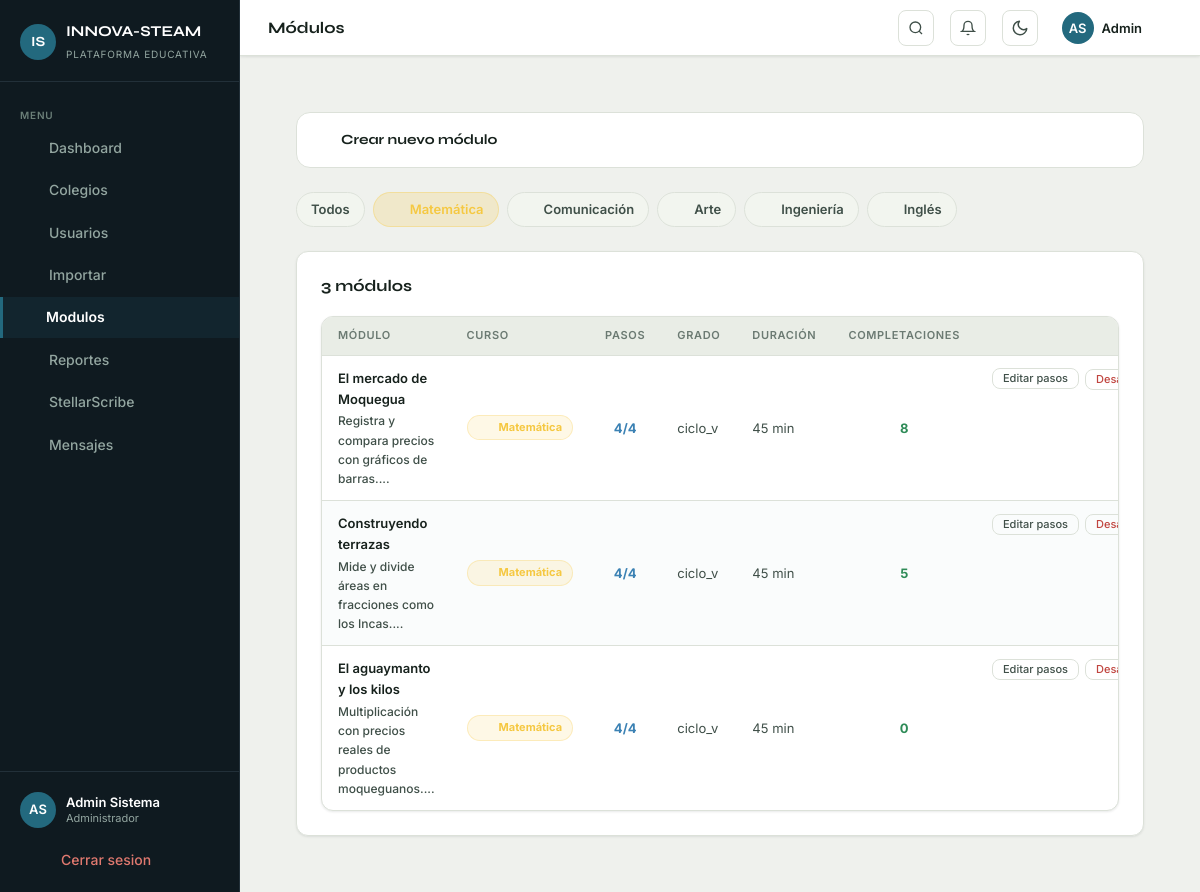
The page /admin/modulos.php?curso=1 (signed in) on the database as committed earlier.
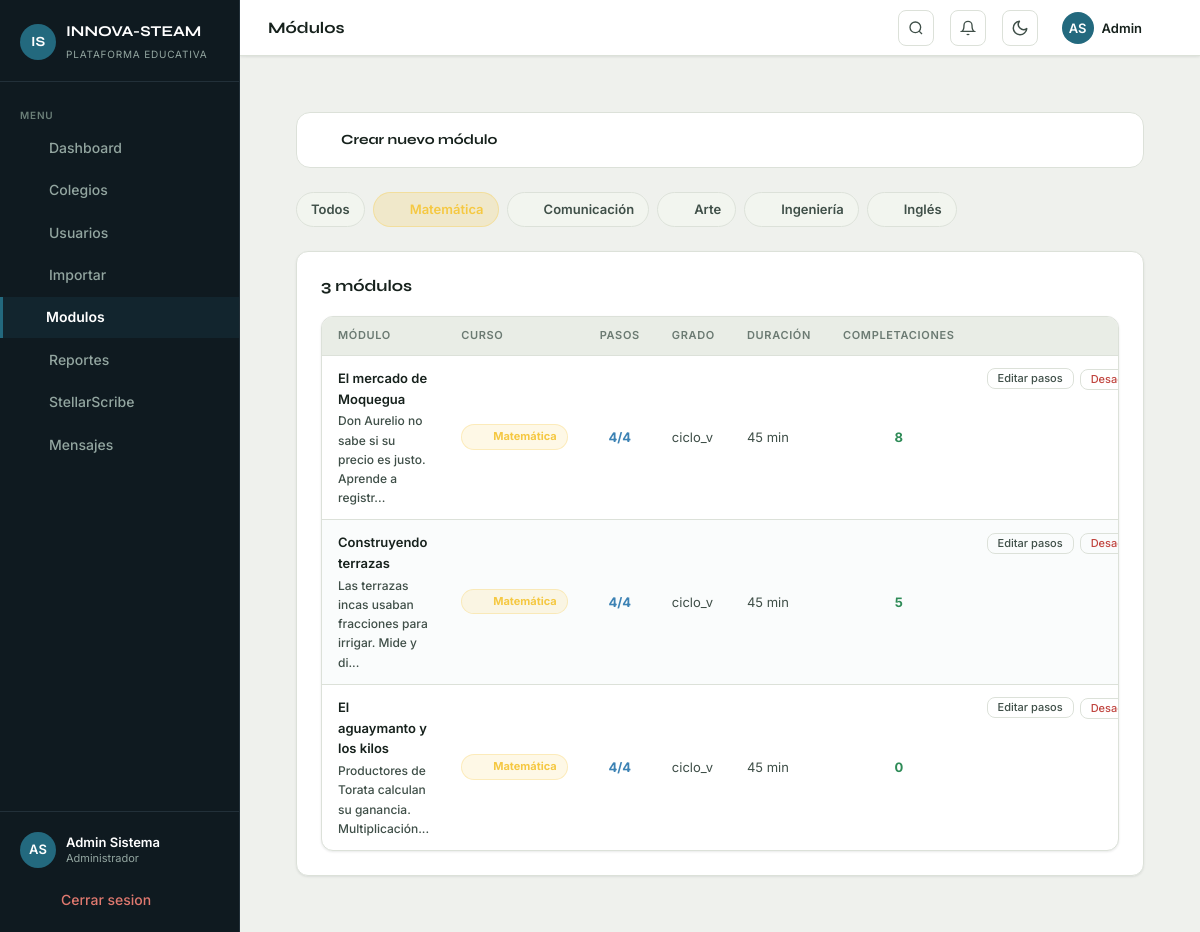
The same page on the database as committed later.
### tables this page shows
CREATE TABLE modulos (
  id                  INT UNSIGNED AUTO_INCREMENT PRIMARY KEY,
  curso_id            INT UNSIGNED NOT NULL,
  titulo              VARCHAR(200) NOT NULL,
  descripcion         TEXT,
  grado_ciclo         ENUM('ciclo_v','ambos') NOT NULL DEFAULT 'ciclo_v',
  minutos_estimados   INT          NOT NULL DEFAULT 45,
  orden               INT          NOT NULL DEFAULT 0,
  activo              TINYINT(1)   NOT NULL DEFAULT 1,
  created_at          TIMESTAMP    NOT NULL DEFAULT CURRENT_TIMESTAMP,
  CONSTRAINT fk_modulos_curso FOREIGN KEY (curso_id) REFERENCES cursos(id) ON DELETE CASCADE
);

CREATE TABLE cursos (
  id                  INT UNSIGNED AUTO_INCREMENT PRIMARY KEY,
  nombre              VARCHAR(100) NOT NULL,
  slug                VARCHAR(80)  NOT NULL UNIQUE,
  color_hex           VARCHAR(10),
  icono               VARCHAR(30),
  descripcion         TEXT,
  competencias_cneb   TEXT,
  activo              TINYINT(1)   NOT NULL DEFAULT 1
);

### includes/config.php (called while the page is built, shortened)
<?php
function sanitize(string $val): string
{
    return htmlspecialchars(trim($val), ENT_QUOTES, 'UTF-8');
}

### admin/modulos.php (the view, shortened to what this page needs)
<?php
require_once __DIR__ . '/../includes/config.php';
require_once __DIR__ . '/../includes/functions.php';
$pdo = getDB();
$cursoId = (int)($_GET['curso'] ?? 0);
$cursos = $pdo->query("SELECT * FROM cursos WHERE activo=1 ORDER BY id")->fetchAll();
$where = $cursoId ? 'WHERE m.curso_id=?' : 'WHERE 1=1';
$params = $cursoId ? [$cursoId] : [];
$modulos = $pdo->prepare("
    SELECT m.*, c.nombre as curso_nombre, c.color_hex, c.icono,
           COUNT(DISTINCT mp.id) as pasos_count,
           COUNT(DISTINCT pe.id) as completaciones
    FROM modulos m
    JOIN cursos c ON c.id=m.curso_id
    LEFT JOIN modulo_pasos mp ON mp.modulo_id=m.id
    LEFT JOIN progreso_estudiante pe ON pe.modulo_id=m.id AND pe.completado=1
    $where
    GROUP BY m.id
    ORDER BY m.curso_id, m.orden
");
$modulos->execute($params);
$modulos = $modulos->fetchAll();
require_once __DIR__ . '/../includes/header.php';
?>
<div class="page-content">
  <details style="background:var(--bg-surface);border:1px solid var(--bg-border);border-radius:14px;padding:0;margin-bottom:24px;overflow:hidden">
    <summary style="padding:16px 20px;cursor:pointer;font-family:'Syne',sans-serif;font-weight:700;font-size:14px;color:var(--text-primary);display:flex;align-items:center;gap:8px;list-style:none">
      <i data-lucide="plus-circle" style="width:16px;height:16px;color:var(--accent)"></i>
      Crear nuevo módulo
    </summary>
  </details>
  <div style="display:flex; gap:8px; margin-bottom:24px; flex-wrap:wrap;">
    <a href="modulos.php" style="text-decoration:none;">
      <span style="display:inline-flex; align-items:center; padding:6px 14px; border-radius:20px; font-size:13px; font-weight:600; background:<?= !$cursoId?'linear-gradient(135deg,var(--blue),var(--purple))':'var(--bg-elevated)' ?>; color:<?= !$cursoId?'#fff':'var(--text-secondary)' ?>; border:1px solid <?= !$cursoId?'transparent':'var(--bg-border)' ?>;">
        Todos
      </span>
    </a>
    <?php foreach ($cursos as $c): ?>
    <a href="modulos.php?curso=<?= $c['id'] ?>" style="text-decoration:none;">
      <span style="display:inline-flex; align-items:center; gap:6px; white-space:nowrap; padding:6px 14px; border-radius:20px; font-size:13px; font-weight:600; background:<?= $cursoId==$c['id']?$c['color_hex'].'33':'var(--bg-elevated)' ?>; color:<?= $cursoId==$c['id']?$c['color_hex']:'var(--text-secondary)' ?>; border:1px solid <?= $cursoId==$c['id']?$c['color_hex'].'55':'var(--bg-border)' ?>;">
        <?= iconoCurso($c['icono']) ?> <?= sanitize($c['nombre']) ?>
      </span>
    </a>
    <?php endforeach; ?>
  </div>
  <div class="card">
    <div class="card-header">
      <h2 class="card-title"><?= count($modulos) ?> módulos</h2>
    </div>
    <div class="table-wrapper">
      <table>
        <thead><tr><th>Módulo</th><th>Curso</th><th>Pasos</th><th>Grado</th><th>Duración</th><th>Completaciones</th><th></th></tr></thead>
        <tbody>
          <?php foreach ($modulos as $m): ?>
          <tr>
            <td>
              <div style="font-weight:600; color:var(--text-primary);"><?= sanitize($m['titulo']) ?></div>
              <div style="font-size:12px; color:var(--text-secondary); margin-top:2px;"><?= sanitize(substr($m['descripcion'] ?? '', 0, 60)) ?>...</div>
            </td>
            <td>
              <span class="chip-curso" style="background:<?= $m['color_hex'] ?>22;color:<?= $m['color_hex'] ?>;border:1px solid <?= $m['color_hex'] ?>44">
                <?= iconoCurso($m['icono']) ?> <?= sanitize($m['curso_nombre']) ?>
              </span>
            </td>
            <td style="color:var(--blue); font-weight:700; text-align:center;"><?= $m['pasos_count'] ?>/4</td>
            <td style="color:var(--text-secondary); font-size:13px;"><?= $m['grado_ciclo'] ?></td>
            <td style="color:var(--text-secondary); font-size:13px;"><?= $m['minutos_estimados'] ?> min</td>
            <td style="color:var(--green); font-weight:700; text-align:center;"><?= $m['completaciones'] ?></td>
            <td style="display:flex;gap:6px;align-items:center">
              <a href="<?= BASE_URL ?>/admin/modulo_pasos.php?modulo_id=<?= (int)$m['id'] ?>"
                 class="btn btn-ghost" style="font-size:11px;padding:4px 10px">
                Editar pasos
              </a>
              <form method="POST" style="display:inline">
                <button type="submit" class="btn btn-ghost" style="font-size:11px;padding:4px 10px;color:<?= $m['activo']?'var(--danger)':'var(--green)' ?>">
                  <?= $m['activo'] ? 'Desactivar' : 'Activar' ?>
                </button>
              </form>
            </td>
          </tr>
          <?php endforeach; ?>
        </tbody>
      </table>
    </div>
  </div>
</div>
<?php require_once __DIR__ . '/../includes/footer.php'; ?>

Rows that differ between the two databases and show on the page:
changed modulos "El mercado de Moquegua": descripcion "Registra y compara precios con gráficos de barras." → "Don Aurelio no sabe si su precio es justo. Aprende a registr"
changed modulos "Construyendo terrazas": descripcion "Mide y divide áreas en fracciones como los Incas." → "Las terrazas incas usaban fracciones para irrigar. Mide y di"
changed modulos "El aguaymanto y los kilos": descripcion "Multiplicación con precios reales de productos moqueguanos." → "Productores de Torata calculan su ganancia. Multiplicación"
